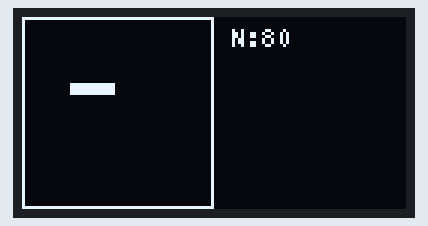
This sketch was run on a simulated ESP32. Shown: 128×64 one-colour display. Random numbers use the default seed unless the sketch sets one; what the sketch prints to the serial monitor is not drawn.

Above: at 0.21 s.
At 5.14 s:
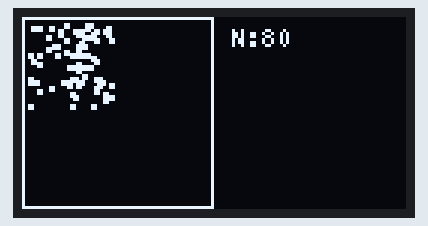
At 10.08 s:
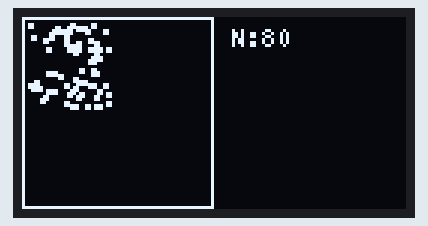
At 19.96 s:
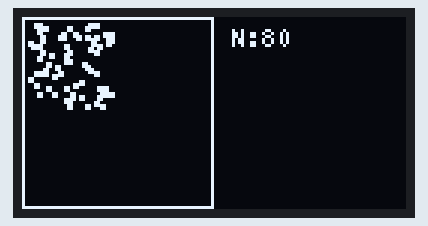
At 29.83 s:
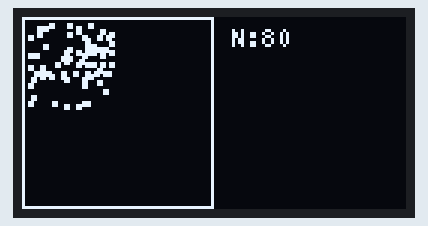
At 39.71 s:
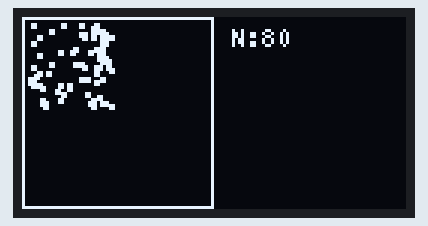

The sketch:

FLIP_v2.ino
```cpp
// NVIDIA FLIP 流体算法
// 修复边界处理和压力发散问题

#include <Wire.h>
#include <U8g2lib.h>

#ifdef ESP32
  #define SDA_PIN 21
  #define SCL_PIN 22
#else
  #define SDA_PIN 4
  #define SCL_PIN 5
#endif

U8G2_SSD1306_128X64_NONAME_F_SW_I2C u8g2(U8G2_R0, SCL_PIN, SDA_PIN, U8X8_PIN_NONE);

#define ROWS 16
#define COLS 16
#define NUM_PARTICLES 80  //

// ========== 可调参数 ==========
float GRAVITY_STRENGTH = 0.6;          // 重力减小，更稳定0.1
float GRAVITY_ANGLE_SPEED = 0.02;      // 旋转更慢0.01
float DT = 0.01;                       // 时间步长减小0.05
int PRESSURE_ITERATIONS = 1;          // 减少迭代，避免发散20
float FLIP_BLENDING = 0.9;             // 稍微PIC一点，更稳定0.9
// ==============================

struct Particle {
  float x, y;
  float u, v;
};

Particle particles[NUM_PARTICLES];

struct MACGrid {
  float u[ROWS][COLS+1];
  float v[ROWS+1][COLS];
  float uPrev[ROWS][COLS+1];
  float vPrev[ROWS+1][COLS];
  float pressure[ROWS][COLS];
  bool isFluid[ROWS][COLS];
};

MACGrid grid;

float angle = 0;

void setup() {
  Serial.begin(115200);
  Wire.begin(SDA_PIN, SCL_PIN);
  u8g2.begin();
  u8g2.setFont(u8g2_font_5x7_tf);

  initFluid();
  Serial.println("FLIP Fixed");
}

void initFluid() {
  memset(&grid, 0, sizeof(grid));

  // 底部矩形区域初始化粒子，更整齐
  int idx = 0;
  int startX = 8;
  int endX = 24;
  int startY = 20;
  int endY = 30;

  for (float y = startY; y < endY && idx < NUM_PARTICLES; y += 0.8) {
    for (float x = startX; x < endX && idx < NUM_PARTICLES; x += 0.8) {
      particles[idx].x = x + random(20)/100.0;
      particles[idx].y = y + random(20)/100.0;
      particles[idx].u = 0;
      particles[idx].v = 0;
      idx++;
    }
  }

  // 补充剩余
  while (idx < NUM_PARTICLES) {
    particles[idx].x = random(startX, endX);
    particles[idx].y = random(startY, endY);
    particles[idx].u = 0;
    particles[idx].v = 0;
    idx++;
  }

  Serial.print("Init: ");
  Serial.println(idx);
}

// 安全的双线性权重计算
float kernel(float r) {
  r = fabs(r);
  if (r < 1.0) return 1.0 - r;
  return 0;
}

void particlesToGrid() {
  // 清空
  memset(grid.u, 0, sizeof(grid.u));
  memset(grid.v, 0, sizeof(grid.v));
  memset(grid.isFluid, 0, sizeof(grid.isFluid));

  float weightU[ROWS][COLS+1] = {0};
  float weightV[ROWS+1][COLS] = {0};

  // 保存旧速度
  memcpy(grid.uPrev, grid.u, sizeof(grid.u));
  memcpy(grid.vPrev, grid.v, sizeof(grid.v));

  // 散布到网格
  for (int p = 0; p < NUM_PARTICLES; p++) {
    float x = particles[p].x;
    float y = particles[p].y;

    // 标记流体
    int gi = constrain((int)x, 0, COLS-1);
    int gj = constrain((int)y, 0, ROWS-1);
    grid.isFluid[gj][gi] = true;

    // 散布到 u 网格 (i+0.5, j)
    float xu = x;
    float yu = y;
    int iu = (int)(xu - 0.5);
    int ju = (int)yu;

    for (int j = ju-1; j <= ju+1; j++) {
      for (int i = iu-1; i <= iu+1; i++) {
        if (i < 0 || i > COLS || j < 0 || j >= ROWS) continue;
        float w = kernel(xu - (i + 0.5)) * kernel(yu - j);
        if (w > 0) {
          grid.u[j][i] += particles[p].u * w;
          weightU[j][i] += w;
        }
      }
    }

    // 散布到 v 网格 (i, j+0.5)
    float xv = x;
    float yv = y;
    int iv = (int)xv;
    int jv = (int)(yv - 0.5);

    for (int j = jv-1; j <= jv+1; j++) {
      for (int i = iv-1; i <= iv+1; i++) {
        if (i < 0 || i >= COLS || j < 0 || j > ROWS) continue;
        float w = kernel(xv - i) * kernel(yv - (j + 0.5));
        if (w > 0) {
          grid.v[j][i] += particles[p].v * w;
          weightV[j][i] += w;
        }
      }
    }
  }

  // 归一化
  for (int j = 0; j < ROWS; j++) {
    for (int i = 0; i <= COLS; i++) {
      if (weightU[j][i] > 0.001) grid.u[j][i] /= weightU[j][i];
    }
  }
  for (int j = 0; j <= ROWS; j++) {
    for (int i = 0; i < COLS; i++) {
      if (weightV[j][i] > 0.001) grid.v[j][i] /= weightV[j][i];
    }
  }
}

void addExternalForces() {
  angle += GRAVITY_ANGLE_SPEED;
  float gx = sin(angle) * GRAVITY_STRENGTH;
  float gy = cos(angle) * GRAVITY_STRENGTH;

  // 只对流体格子施加重力
  for (int j = 0; j < ROWS; j++) {
    for (int i = 0; i <= COLS; i++) {
      int gi = constrain(i, 0, COLS-1);
      if (grid.isFluid[j][gi]) grid.u[j][i] += gx * DT;
    }
  }
  for (int j = 0; j <= ROWS; j++) {
    for (int i = 0; i < COLS; i++) {
      int gj = constrain(j, 0, ROWS-1);
      if (grid.isFluid[gj][i]) grid.v[j][i] += gy * DT;
    }
  }
}

void pressureProjection() {
  // 初始化压力
  for (int j = 0; j < ROWS; j++) {
    for (int i = 0; i < COLS; i++) {
      grid.pressure[j][i] = 0;
    }
  }

  // 计算散度
  float div[ROWS][COLS] = {0};
  for (int j = 0; j < ROWS; j++) {
    for (int i = 0; i < COLS; i++) {
      if (!grid.isFluid[j][i]) continue;
      div[j][i] = (grid.u[j][i+1] - grid.u[j][i]) + (grid.v[j+1][i] - grid.v[j][i]);
      div[j][i] /= DT;  // 除以DT，这是正确的
    }
  }

  // 带松弛的雅可比迭代
  float omega = 1.5;  // 超松弛因子，加速收敛

  for (int iter = 0; iter < PRESSURE_ITERATIONS; iter++) {
    for (int j = 0; j < ROWS; j++) {
      for (int i = 0; i < COLS; i++) {
        if (!grid.isFluid[j][i]) continue;

        // 邻居压力
        float pL = (i > 0 && grid.isFluid[j][i-1]) ? grid.pressure[j][i-1] : grid.pressure[j][i];
        float pR = (i < COLS-1 && grid.isFluid[j][i+1]) ? grid.pressure[j][i+1] : grid.pressure[j][i];
        float pB = (j > 0 && grid.isFluid[j-1][i]) ? grid.pressure[j-1][i] : grid.pressure[j][i];
        float pT = (j < ROWS-1 && grid.isFluid[j+1][i]) ? grid.pressure[j+1][i] : grid.pressure[j][i];

        // 固体边界：镜像压力（Neumann边界条件）
        if (i == 0) pL = grid.pressure[j][i];
        if (i == COLS-1) pR = grid.pressure[j][i];
        if (j == 0) pB = grid.pressure[j][i];
        if (j == ROWS-1) pT = grid.pressure[j][i];

        // 求解
        float pNew = (pL + pR + pB + pT - div[j][i]) * 0.25;
        grid.pressure[j][i] = (1-omega) * grid.pressure[j][i] + omega * pNew;
      }
    }
  }

  // 修正速度，注意压力梯度方向
  for (int j = 0; j < ROWS; j++) {
    for (int i = 0; i <= COLS; i++) {
      int gi = constrain(i, 0, COLS-1);
      if (!grid.isFluid[j][gi]) continue;

      float pL = (i > 0) ? grid.pressure[j][i-1] : grid.pressure[j][0];
      float pR = (i < COLS) ? grid.pressure[j][i] : grid.pressure[j][COLS-1];

      grid.u[j][i] -= DT * (pR - pL);
    }
  }
  for (int j = 0; j <= ROWS; j++) {
    for (int i = 0; i < COLS; i++) {
      int gj = constrain(j, 0, ROWS-1);
      if (!grid.isFluid[gj][i]) continue;

      float pB = (j > 0) ? grid.pressure[j-1][i] : grid.pressure[0][i];
      float pT = (j < ROWS) ? grid.pressure[j][i] : grid.pressure[ROWS-1][i];

      grid.v[j][i] -= DT * (pT - pB);
    }
  }
}

void applyBoundary() {
  // 固体墙：切向自由滑移，法向无穿透
  for (int j = 0; j < ROWS; j++) {
    grid.u[j][0] = 0;        // 左墙
    grid.u[j][COLS] = 0;     // 右墙
  }
  for (int i = 0; i < COLS; i++) {
    grid.v[0][i] = 0;        // 底墙
    grid.v[ROWS][i] = 0;     // 顶墙
  }
}

void gridToParticles() {
  for (int p = 0; p < NUM_PARTICLES; p++) {
    float x = particles[p].x;
    float y = particles[p].y;

    // u 速度
    float xu = x;
    float yu = y;
    int iu = (int)(xu - 0.5);
    int ju = (int)yu;

    float picU = 0, flipU = 0, wSum = 0;
    for (int j = ju-1; j <= ju+1; j++) {
      for (int i = iu-1; i <= iu+1; i++) {
        if (i < 0 || i > COLS || j < 0 || j >= ROWS) continue;
        float w = kernel(xu - (i + 0.5)) * kernel(yu - j);
        if (w > 0) {
          picU += grid.u[j][i] * w;
          flipU += (grid.u[j][i] - grid.uPrev[j][i]) * w;
          wSum += w;
        }
      }
    }
    if (wSum > 0.001) {
      picU /= wSum;
      flipU /= wSum;
      float newU = FLIP_BLENDING * (particles[p].u + flipU) + (1 - FLIP_BLENDING) * picU;
      particles[p].u = newU;
    }

    // v 速度
    float xv = x;
    float yv = y;
    int iv = (int)xv;
    int jv = (int)(yv - 0.5);

    float picV = 0, flipV = 0;
    wSum = 0;
    for (int j = jv-1; j <= jv+1; j++) {
      for (int i = iv-1; i <= iv+1; i++) {
        if (i < 0 || i >= COLS || j < 0 || j > ROWS) continue;
        float w = kernel(xv - i) * kernel(yv - (j + 0.5));
        if (w > 0) {
          picV += grid.v[j][i] * w;
          flipV += (grid.v[j][i] - grid.vPrev[j][i]) * w;
          wSum += w;
        }
      }
    }
    if (wSum > 0.001) {
      picV /= wSum;
      flipV /= wSum;
      float newV = FLIP_BLENDING * (particles[p].v + flipV) + (1 - FLIP_BLENDING) * picV;
      particles[p].v = newV;
    }
  }
}

void advectParticles() {
  for (int p = 0; p < NUM_PARTICLES; p++) {
    // 简单欧拉积分，更稳定
    particles[p].x += particles[p].u * DT;
    particles[p].y += particles[p].v * DT;

    // 软边界：推开而不是反弹
    float margin = 1.0;
    if (particles[p].x < margin) {
      particles[p].x = margin + (margin - particles[p].x) * 0.5;
      particles[p].u *= -0.3;
    }
    if (particles[p].x > COLS - margin) {
      particles[p].x = COLS - margin - (particles[p].x - (COLS - margin)) * 0.5;
      particles[p].u *= -0.3;
    }
    if (particles[p].y < margin) {
      particles[p].y = margin + (margin - particles[p].y) * 0.5;
      particles[p].v *= -0.3;
    }
    if (particles[p].y > ROWS - margin) {
      particles[p].y = ROWS - margin - (particles[p].y - (ROWS - margin)) * 0.5;
      particles[p].v *= -0.3;
    }

    // 硬限制
    particles[p].x = constrain(particles[p].x, 0.5, COLS - 0.5);
    particles[p].y = constrain(particles[p].y, 0.5, ROWS - 0.5);
  }
}

void updatePhysics() {
  particlesToGrid();
  addExternalForces();
  pressureProjection();
  applyBoundary();
  gridToParticles();
  advectParticles();
}

void drawToOLED() {
  u8g2.clearBuffer();

  // 绘制粒子
  for (int p = 0; p < NUM_PARTICLES; p++) {
    int x = (int)(particles[p].x * 2);
    int y = (int)(particles[p].y * 2);
    if (x >= 0 && x < 64 && y >= 0 && y < 64) {
      u8g2.drawBox(x, y, 2, 2);
    }
  }

  // 边框
  u8g2.drawFrame(0, 0, 64, 64);

  // 信息
  u8g2.setCursor(70, 10);
  u8g2.print("N:");
  u8g2.print(NUM_PARTICLES);

  u8g2.sendBuffer();
}

void loop() {
  updatePhysics();
  drawToOLED();
  delay(0);
}
```
